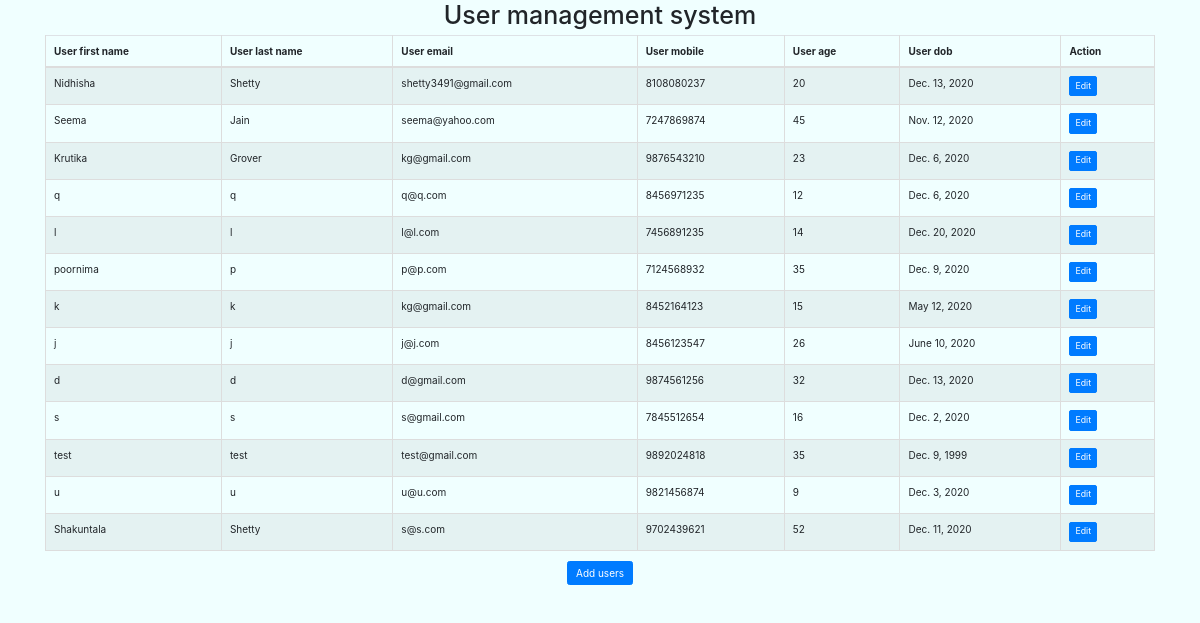
/, run on an earlier commit of the app's database.
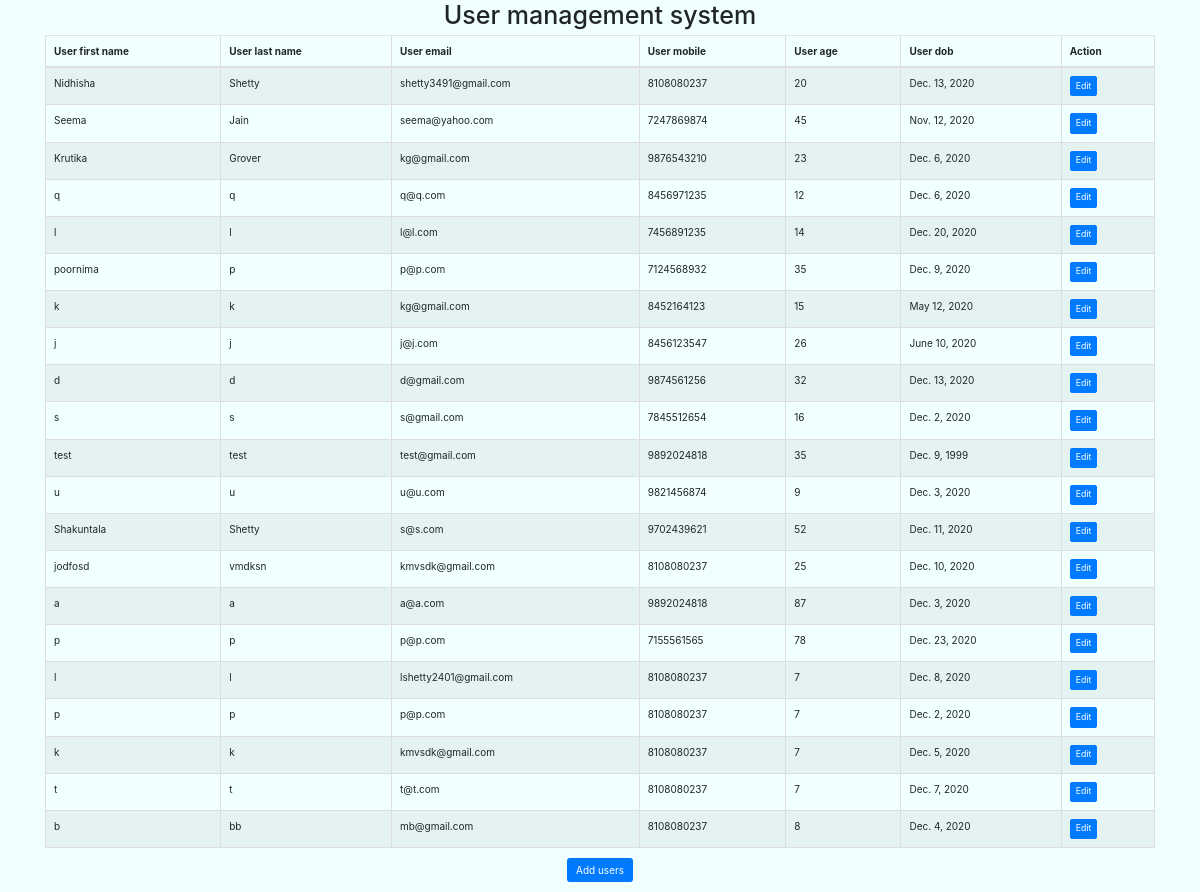
And on a later commit of the database.
### pricebabaapp/models.py (models this page shows)
class Pricebaba(models.Model):
	first_name = models.CharField(max_length=100, null=False);
	last_name = models.CharField(max_length=100, null=False);
	email = models.EmailField(max_length = 254);
	mobile = models.IntegerField(validators=[MinValueValidator(7000000000), MaxValueValidator(9999999999)], null=False);
	age = models.IntegerField(max_length=100, null=False);
	dob =  models.DateField();
	location = models.CharField(max_length=100, null=False);
	created_by = models.ForeignKey(User, on_delete=models.CASCADE, default='1')
	def details_edit(self):
		return f"/user_edit/{self.id}/"

### pricebabaapp/views.py (the view)
# urls.py: path('', list_view),
def list_view(request):
    user=Pricebaba.objects.all()#.order_by("-emp_id")
    context={
        'emp':user
    }
    return render(request, "record.html", context)

### pricebabaapp/templates/record.html (shortened to what this page needs)
{% extends 'base.html' %}
{% block content %}
<!DOCTYPE html>
<html>
<head>
    <link rel="stylesheet" type="text/css" href="https://cdnjs.cloudflare.com/ajax/libs/twitter-bootstrap/4.5.2/css/bootstrap.css">
    <link rel="stylesheet" type="text/css" href="https://cdn.datatables.net/1.10.22/css/dataTables.bootstrap4.min.css">
</head>
<body>
<div class="container">
<table id="example" class="table table-striped table-bordered" style="width:100%">
    <thead>
        <tr>
            <th>User first name</th>
            <th>User last name</th>
            <th>User email</th>
            <th>User mobile</th>
            <th>User age</th>
            <th>User dob</th>
            <th>Action</th>
        </tr>
    </thead>
    <tbody>
        {% for x in emp %}
        <tr>
            <td>{{ x.first_name }}</td>
            <td>{{ x.last_name }}</td>
            <td>{{ x.email }}</td>
            <td>{{ x.mobile }}</td>
            <td>{{ x.age }}</td>
            <td>{{ x.dob }}</td>
            <td><a href="{{ x.details_edit }}" class="btn btn-primary btn-sm">Edit</a></td>
        </tr>
        {% endfor %}
    </tbody>
</table>
<p align="center"><a href="/user_add"><button type="button" class="btn btn-primary">Add users</button></a></p>
</div>
</body>
</html>
{% endblock %}

What changed in the data, as far as the page shows it:
added Pricebaba: first_name "jodfosd", last_name "vmdksn", email "kmvsdk@gmail.com", mobile "8108080237", age "25", dob "Dec. 10, 2020"
added Pricebaba: first_name "a", last_name "a", email "a@a.com", mobile "9892024818", age "87", dob "Dec. 3, 2020"
added Pricebaba: first_name "p", last_name "p", email "p@p.com", mobile "7155561565", age "78", dob "Dec. 23, 2020"
added Pricebaba: first_name "l", last_name "l", email "lshetty2401@gmail.com", mobile "8108080237", age "7", dob "Dec. 8, 2020"
added Pricebaba: first_name "p", last_name "p", email "p@p.com", mobile "8108080237", age "7", dob "Dec. 2, 2020"
added Pricebaba: first_name "k", last_name "k", email "kmvsdk@gmail.com", mobile "8108080237", age "7", dob "Dec. 5, 2020"
added Pricebaba: first_name "t", last_name "t", email "t@t.com", mobile "8108080237", age "7", dob "Dec. 7, 2020"
added Pricebaba: first_name "b", last_name "bb", email "mb@gmail.com", mobile "8108080237", age "8", dob "Dec. 4, 2020"
